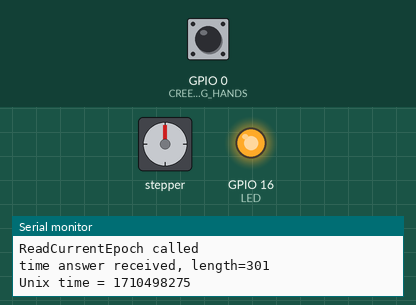
Recording of a sketch running on a simulated ESP8266 (NodeMCU). Shown: stepper motor, output pins drawn as LEDs (lit = HIGH), the last lines printed to the serial monitor. Wiring (inferred from the names in the program): stepper motor (2048 steps per turn assumed): coils GPIO 12, GPIO 13, GPIO 15, GPIO 14. The test bench sets the inputs (shaded band); at power-on: GPIO 0 (CREEPING_HANDS) HIGH. WiFi joins after 1.5 s; servers stay silent unless stated; the local clock reads 2024-03-15 10:24:30 at power-on unless the sketch sets it; web services answer with replies made up by the test bench; pins used as bus, display or sensor lines are not drawn.

Above: at 5.7 s.
5.8 s: GPIO 0 (CREEPING_HANDS) pulled LOW for 1 s
At 6.86 s:
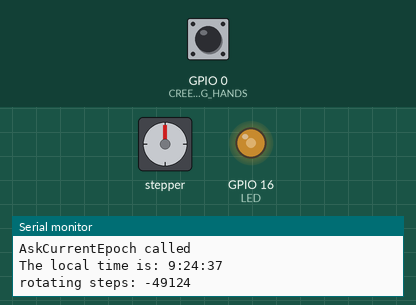
At 7.46 s:
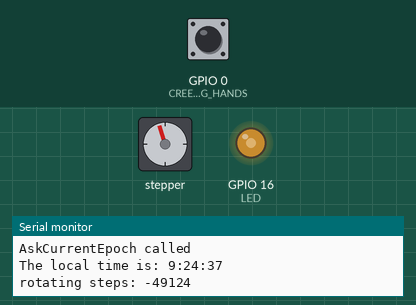
Timing chart, 0 to 35.6 s (numbered marks = the images above; inputs shaded):
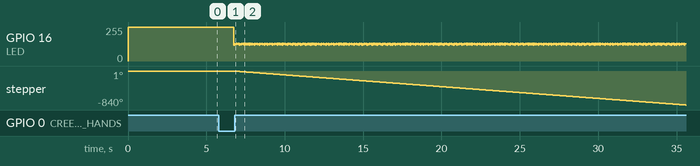

Measured:
- by itself, GPIO 16 (LED): moves between 120/255 and 135/255, repeating every 6.0 s

The sketch:

HollowClock.ino
```cpp
// Hollow Clock improved by SnowHead, Mart 2021
//
// Thanks to:
// shiura for stepper motor routines
// SnowHead for Internet-Time

#include "WTAClient.h"

#define ROTATION_PERIOD_IN_SEC   1
#define CREEPING_HANDS			 0		// set to 1 for smooth hands movement (needs more current, motor becomes hotter)

extern unsigned long askFrequency;

// Motor and clock parameters
#define STEPS_PER_ROTATION 4096L 		// steps of a single rotation of motor (motor: 64 steps/rotation, gear: 1/64)
#define RATIO 				   5		// minutes per a rotation (minutes wheel: 120 teeth, motors pinion: 10 teeth)
// wait for a single step of stepper
#define HIGH_SPEED_DELAY	   3		// minimal delay for highest speed, delay is calculated from steps and period
unsigned int delaytime;

//=== CLOCK ===
WTAClient wtaClient;
unsigned long locEpoch = 0, netEpoch = 0, start_time;

#define LED		16
#define PHASES  8

// ports used to control the stepper motor
// if your motor rotate to the opposite direction,
// change the order to {15, 13, 12, 14};
// ESP	 Stepper
// D5 -> IN1
// D6 -> IN2
// D7 -> IN3
// D8 -> IN4

int port[4] =
{ 14, 12, 13, 15 };

int seq[PHASES][4] =
#if (PHASES == 4)
{
{ HIGH, LOW,  HIGH,  LOW },
{ LOW,  HIGH, HIGH, LOW },
{ LOW,  HIGH, LOW,  HIGH },
{ HIGH, LOW,  LOW,  HIGH },
#else
// sequence of stepper motor control
{
{ LOW,  HIGH, HIGH, LOW },
{ LOW,  LOW,  HIGH, LOW },
{ LOW,  LOW,  HIGH, HIGH },
{ LOW,  LOW,  LOW,  HIGH },
{ HIGH, LOW,  LOW,  HIGH },
{ HIGH, LOW,  LOW,  LOW },
{ HIGH, HIGH, LOW,  LOW },
{ LOW,  HIGH, LOW,  LOW },
#endif
};

void rotate(int step)
{
	static int phase = 0;
	int i, j;
	int delta = (step > 0) ? 1 : 7;
#if DEBUG
	unsigned long ts = millis();

	Serial.print("rotating steps: ");
	Serial.println(step);
#endif

	step = (step > 0) ? step : -step;
	for (j = 0; j < step; j++)
	{
		phase = (phase + delta) % PHASES;
		for (i = 0; i < 4; i++)
		{
			digitalWrite(port[i], seq[phase][i]);
		}
#if DEBUG
		digitalWrite(LED, j & 1);
#endif
#if CREEPING_HANDS
		delay(delaytime);
#else
		delay(HIGH_SPEED_DELAY);
#endif
	}
	// power cut

    for (i = 0; i < 4; i++)
	{
		digitalWrite(port[i], LOW);
	}

#if DEBUG
	digitalWrite(LED, 1);
	Serial.print("needed milliseconds: ");
	Serial.println(millis()-ts);
#endif
#if ! CREEPING_HANDS
	if(digitalRead(0))
	{
		delay(100);
	}
#endif
}

long calc_step(int sec)
{
	long steps;
	static double round_accu = 0.0;
	double fsteps = (double)STEPS_PER_ROTATION * sec / 60.0 / (double)RATIO;
	double tsteps;

	round_accu += modf(fsteps, &tsteps);
	steps = (long)tsteps;
	round_accu = modf(round_accu, &tsteps);
	steps += (long)tsteps;

#if CREEPING_HANDS
	if(steps)
	{
		delaytime = ((ROTATION_PERIOD_IN_SEC * 1000L) - 250) / labs(steps);
		if(delaytime < HIGH_SPEED_DELAY)
		{
			delaytime = HIGH_SPEED_DELAY;
		}
	}
#endif
	return steps;
}

void setup()
{
	start_time = millis();

	pinMode(port[0], OUTPUT);
	pinMode(port[1], OUTPUT);
	pinMode(port[2], OUTPUT);
	pinMode(port[3], OUTPUT);
	pinMode(0, INPUT_PULLUP);
#if DEBUG
	pinMode(LED, OUTPUT);
	digitalWrite(LED, 1);
#endif

	Serial.begin(115200);
	wtaClient.Setup();
	askFrequency = 50;
}

void loop()
{
#if ! DEBUG
	if(!digitalRead(0))
	{
		delaytime = HIGH_SPEED_DELAY;
		while(!digitalRead(0))
		{
			rotate(1);
			Serial.println("teststep");
			delay(200);
		}
	}
#endif

#if (ROTATION_PERIOD_IN_SEC == 1)
	while(((netEpoch = wtaClient.GetCurrentTime()) == locEpoch) || (!netEpoch))
#else
	while(((netEpoch = wtaClient.GetCurrentTime()) % ROTATION_PERIOD_IN_SEC) || (!netEpoch))
#endif
	{
		delay(100);
	}
	askFrequency = 60 * 60 * 1000;
	if(locEpoch)
	{
		wtaClient.PrintTime();
		if(start_time)
		{
			delay(1000);
			locEpoch -= (millis() - start_time) / 1000;
			start_time = 0;
		}
		rotate(calc_step(netEpoch - locEpoch));
	}
	else
	{
		delay(1000);
	}
	locEpoch = netEpoch;
}
```

WTAClient.cpp
```cpp
//=== WIFI MANAGER ===
#include <ESP8266WiFi.h>
#include <DNSServer.h>
#include <ESP8266WebServer.h>
#include <WiFiManager.h> //https://github.com/tzapu/WiFiManager
#include <ESP8266HTTPClient.h>
#include <ArduinoJson.h>
#include "WiFiClient.h"

char wifiManagerAPName[] = "HollowClockAP";
char wifiManagerAPPassword[] = "";

//== DOUBLE-RESET DETECTOR ==
#include <DoubleResetDetector.h>
#define DRD_TIMEOUT 10 // Second-reset must happen within 10 seconds of first reset to be considered a double-reset
#define DRD_ADDRESS 0 // RTC Memory Address for the DoubleResetDetector to use
DoubleResetDetector drd(DRD_TIMEOUT, DRD_ADDRESS);

//=== WTA CLIENT ===
#include "WTAClient.h"
#define WTAServerName  "http://worldtimeapi.org/api/"
HTTPClient http;
WiFiClient wifiClient;
String payload;
bool military = true;

unsigned long askFrequency = 60 * 60 * 1000; // How frequent should we get current time? in miliseconds. 60minutes = 60*60s = 60*60*1000ms
unsigned long timeToAsk;
unsigned long timeToRead;
unsigned long lastEpoch; // We don't want to continually ask for epoch from time server, so this is the last epoch we received (could be up to an hour ago based on askFrequency)
unsigned long lastEpochTimeStamp; // What was millis() when asked server for Epoch we are currently using?
unsigned long nextEpochTimeStamp; // What was millis() when we asked server for the upcoming epoch
unsigned long currentTime;

//== PREFERENCES == (Fill these appropriately if you could not connect to the ESP via your phone)
char homeWifiName[] = ""; // PREFERENCE: The name of the home WiFi access point that you normally connect to.
char homeWifiPassword[] = ""; // PREFERENCE: The password to the home WiFi access point that you normally connect to.
char timezone[] = "ip"; // PREFERENCE: TimeZone. Go to http://worldtimeapi.org/api/timezone to find your timezone string or chose "ip" to use IP-localisation for timezone detection
bool error_getTime = false;

WTAClient::WTAClient()
{
}

void WTAClient::Setup(void)
{
	//-- WiFiManager --
	//Local intialization. Once its business is done, there is no need to keep it around
	WiFiManager wifiManager;
	//wifiManager.resetSettings(); // Uncomment this to reset saved WiFi credentials.  Comment it back after you run once.
	//wifiManager.setBreakAfterConfig(true); // Get out of WiFiManager even if we fail to connect after config.  So our Hail Mary pass could take care of it.
	//wifiManager.setSaveConfigCallback(saveConfigCallback);

	int connectionStatus = WL_IDLE_STATUS;

	if (strlen(homeWifiName) > 0)
	{
		Serial.println("USING IN SKETCH CREDENTIALS:");
		Serial.println(homeWifiName);
		Serial.println(homeWifiPassword);
		connectionStatus = WiFi.begin(homeWifiName, homeWifiPassword);
		Serial.print("WiFi.begin returned ");
		Serial.println(connectionStatus);
	}
	else
	{

		//-- Double-Reset --
		if (drd.detectDoubleReset())
		{
			Serial.println("DOUBLE reset Detected");
			digitalWrite(LED_BUILTIN, HIGH);
			//fetches ssid and pass from eeprom and tries to connect
			//if it does not connect it starts an access point with the specified name wifiManagerAPName
			//and goes into a blocking loop awaiting configuration
			connectionStatus = wifiManager.autoConnect(); //wifiManagerAPName, wifiManagerAPPassword);
			Serial.print("autoConnect returned ");
			Serial.println(connectionStatus);
		}
		else
		{
			Serial.println("SINGLE Reset Detected");
			digitalWrite(LED_BUILTIN, LOW);
			WiFi.disconnect();
			connectionStatus = wifiManager.startConfigPortal(wifiManagerAPName, wifiManagerAPPassword);
			Serial.print("startConfigPortal returned ");
			Serial.println(connectionStatus);
		}
	}

	while (WiFi.status() != WL_CONNECTED)
	{
		delay(500);
		Serial.print(".");
	}

	// Hail Mary pass. If WiFiManager fail to connect user to home wifi, connect manually :-(
	//  if (WiFi.status() != WL_CONNECTED) {
	//     Serial.println("Hail Mary!");
	//
	//     ETS_UART_INTR_DISABLE();
	//      wifi_station_disconnect();
	//      ETS_UART_INTR_ENABLE();
	//
	//     WiFi.begin(homeWifiName, homeWifiPassword);
	//     Serial.println("Connected?");
	//  }

	//-- Status --
	Serial.print("WiFi.status() = ");
	Serial.println(WiFi.status());

	Serial.println("IP address: ");
	Serial.println(WiFi.localIP());

	drd.stop();
	delay(3000);
}

void WTAClient::AskCurrentEpoch()
{
	char url[64] = WTAServerName;
	int httpCode;

	//if (DEBUG) Serial.println("AskCurrentEpoch called");
	Serial.println("AskCurrentEpoch called");

	strcat(url, timezone);
	http.begin(wifiClient, url);
	httpCode = http.GET();

	payload = "";
	if (httpCode > 0)
	{
		payload = http.getString();
	}
	http.end();
}

unsigned long WTAClient::ReadCurrentEpoch()
{
	int cb = payload.length();

#if (DEBUG)
	Serial.println("ReadCurrentEpoch called");
#endif

	if (!cb)
	{
		error_getTime = false;
#if (DEBUG)
		Serial.println("no packet yet");
#endif
	}
	else
	{
		const size_t capacity = JSON_OBJECT_SIZE(15) + 400;
		DynamicJsonDocument jsonDocument(capacity);

		error_getTime = true;
		Serial.print("time answer received, length=");
		Serial.println(cb);
		// We've received a time, read the data from it
		// the timedate are JSON values

		auto error = deserializeJson(jsonDocument, payload.c_str());
		if (error)
		{
			Serial.println("parseObject() failed");
		}
		else
		{
//      	int week_number = jsonDocument["week_number"]; // 31
//      	const char* utc_offset = jsonDocument["utc_offset"]; // "-04:00"
//      	const char* utc_datetime = jsonDocument["utc_datetime"]; // "2019-08-01T16:58:40.68279+00:00"
			long unixtime = jsonDocument["unixtime"]; // 1564678720
//      	const char* timezone = jsonDocument["timezone"]; // "America/New_York"
			int raw_offset = jsonDocument["raw_offset"]; // -18000
//      	const char* dst_until = jsonDocument["dst_until"]; // "2019-11-03T06:00:00+00:00"
			int dst_offset = jsonDocument["dst_offset"]; // 3600
//      	const char* dst_from = jsonDocument["dst_from"]; // "2019-03-10T07:00:00+00:00"
//      	bool dst = jsonDocument["dst"]; // true
//      	int day_of_year = jsonDocument["day_of_year"]; // 213
//      	int day_of_week = jsonDocument["day_of_week"]; // 4
//      	const char* datetime = jsonDocument["datetime"]; // "2019-08-01T12:58:40.682790-04:00"
//      	const char* client_ip = jsonDocument["client_ip"]; // "23.235.227.109"
//      	const char* abbreviation = jsonDocument["abbreviation"]; // "EDT"

// now convert WTA time into everyday time:
#if (DEBUG)
			Serial.print("Unix time = ");
#endif
			lastEpoch = unixtime + raw_offset + dst_offset + 1;
			lastEpochTimeStamp = nextEpochTimeStamp;
#if (DEBUG)
			Serial.println(lastEpoch);
#endif
		}
		return lastEpoch;
	}
	return 0;
}

unsigned long WTAClient::GetCurrentTime()
{
	//if (DEBUG) Serial.println("GetCurrentTime called");
	unsigned long timeNow = millis();
	if (timeNow > timeToAsk || !error_getTime)
	{ // Is it time to ask server for current time?
#if (DEBUG)
		Serial.println(" Time to ask");
#endif
		timeToAsk = timeNow + askFrequency; // Don't ask again for a while
		if (timeToRead == 0)
		{ // If we have not asked...
			timeToRead = timeNow + 1000; // Wait one second for server to respond
			AskCurrentEpoch(); // Ask time server what is the current time?
			nextEpochTimeStamp = millis(); // next epoch we receive is for "now".
		}
	}

	if (timeToRead > 0 && timeNow > timeToRead) // Is it time to read the answer of our AskCurrentEpoch?
	{
		// Yes, it is time to read the answer.
		ReadCurrentEpoch(); // Read the server response
		timeToRead = 0; // We have read the response, so reset for next time we need to ask for time.
	}

	if (lastEpoch != 0)
	{  // If we don't have lastEpoch yet, return zero so we won't try to display millis on the clock
		unsigned long elapsedMillis = millis() - lastEpochTimeStamp;
		currentTime = lastEpoch + (elapsedMillis / 1000);
	}

#if (DEBUG)
	if (digitalRead(0) == LOW)
		currentTime -= 3600;
#endif
	return currentTime;
}

byte WTAClient::GetHours()
{
	int hours = (currentTime % 86400L) / 3600;

	// Convert to AM/PM if military time option is off
	if (!military)
	{
		if (hours == 0)
			hours = 12; // Midnight in military time is 0:mm, but we want midnight to be 12:mm
		if (hours > 12)
			hours -= 12; // After noon 13:mm should show as 01:mm, etc...
	}
	return hours;
}

byte WTAClient::GetMinutes()
{
	return (currentTime % 3600) / 60;
}

byte WTAClient::GetSeconds()
{
	return currentTime % 60;
}

void WTAClient::PrintTime()
{
#if (DEBUG)
	// print the hour, minute and second:
	Serial.print("The local time is: ");
	byte hh = GetHours();
	byte mm = GetMinutes();
	byte ss = GetSeconds();

	Serial.print(hh); // print the hour (86400 equals secs per day)
	Serial.print(':');
	if (mm < 10)
	{
		// In the first 10 minutes of each hour, we'll want a leading '0'
		Serial.print('0');
	}
	Serial.print(mm); // print the minute (3600 equals secs per minute)
	Serial.print(':');
	if (ss < 10)
	{
		// In the first 10 seconds of each minute, we'll want a leading '0'
		Serial.print('0');
	}
	Serial.println(ss); // print the second
#endif
}
```

WTAClient.h
```cpp
#ifndef __WTA_CLIENT_H__
#define __WTA_CLIENT_H__
/*

 WTA Client

 Get the time from the worldtimeapi-server to prevent timezone and DST-mess
 Demonstrates use http-client and json-parser

 created 4 Sep 2010
 by Michael Margolis
 modified 9 Apr 2012
 by Tom Igoe
 updated for the ESP8266 12 Apr 2015
 by Ivan Grokhotkov
 Refactored into NTPClient class by Hari Wiguna, 2018
 changed from NTP to worldtimeapi by SnowHead, 2019

 This code is in the public domain.

 */
#include <Arduino.h>
#include <ESP8266WiFi.h>

#define DEBUG 1

class WTAClient {
  public:
    WTAClient();
    void Setup(void);
    unsigned long GetCurrentTime();
    byte GetHours();
    byte GetMinutes();
    byte GetSeconds();
    void PrintTime();
    bool SaveConfig(void);
    bool LoadConfig(void);

  private:
    void AskCurrentEpoch();
    unsigned long ReadCurrentEpoch();
 };
#endif // __WTA_CLIENT_H__
```
